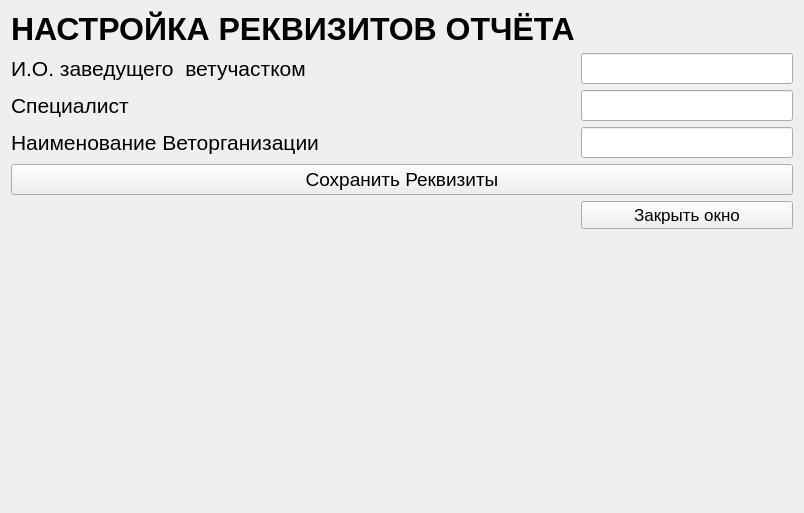
<?xml version="1.0" encoding="UTF-8"?>
<ui version="4.0">
 <class>Form</class>
 <widget class="QWidget" name="Form">
  <property name="geometry">
   <rect>
    <x>0</x>
    <y>0</y>
    <width>804</width>
    <height>513</height>
   </rect>
  </property>
  <property name="windowTitle">
   <string>Изменение реквизитов</string>
  </property>
  <layout class="QFormLayout" name="formLayout">
   <item row="3" column="0">
    <widget class="QLabel" name="label_2">
     <property name="font">
      <font>
       <pointsize>16</pointsize>
      </font>
     </property>
     <property name="text">
      <string>И.О. заведущего  ветучастком</string>
     </property>
    </widget>
   </item>
   <item row="5" column="0">
    <widget class="QLabel" name="label">
     <property name="font">
      <font>
       <pointsize>16</pointsize>
      </font>
     </property>
     <property name="text">
      <string>Специалист</string>
     </property>
    </widget>
   </item>
   <item row="5" column="1">
    <widget class="QLineEdit" name="specialistLineEdit">
     <property name="font">
      <font>
       <pointsize>14</pointsize>
      </font>
     </property>
    </widget>
   </item>
   <item row="7" column="0">
    <widget class="QLabel" name="label_3">
     <property name="font">
      <font>
       <pointsize>16</pointsize>
      </font>
     </property>
     <property name="text">
      <string>Наименование Веторганизации</string>
     </property>
    </widget>
   </item>
   <item row="7" column="1">
    <widget class="QLineEdit" name="vetOrganizationLineEdit">
     <property name="font">
      <font>
       <pointsize>14</pointsize>
      </font>
     </property>
    </widget>
   </item>
   <item row="12" column="0" colspan="2">
    <widget class="QPushButton" name="saveDetailsPushButton">
     <property name="font">
      <font>
       <pointsize>14</pointsize>
      </font>
     </property>
     <property name="text">
      <string>Сохранить Реквизиты</string>
     </property>
    </widget>
   </item>
   <item row="13" column="1">
    <widget class="QPushButton" name="closePushButton">
     <property name="font">
      <font>
       <pointsize>13</pointsize>
      </font>
     </property>
     <property name="text">
      <string>Закрыть окно</string>
     </property>
    </widget>
   </item>
   <item row="0" column="0">
    <widget class="QLabel" name="label_4">
     <property name="font">
      <font>
       <pointsize>24</pointsize>
       <bold>true</bold>
      </font>
     </property>
     <property name="text">
      <string>НАСТРОЙКА РЕКВИЗИТОВ ОТЧЁТА</string>
     </property>
    </widget>
   </item>
   <item row="3" column="1">
    <widget class="QLineEdit" name="managerLineEdit">
     <property name="sizePolicy">
      <sizepolicy hsizetype="Expanding" vsizetype="Fixed">
       <horstretch>1</horstretch>
       <verstretch>0</verstretch>
      </sizepolicy>
     </property>
     <property name="minimumSize">
      <size>
       <width>0</width>
       <height>0</height>
      </size>
     </property>
     <property name="maximumSize">
      <size>
       <width>16777215</width>
       <height>16777215</height>
      </size>
     </property>
     <property name="baseSize">
      <size>
       <width>0</width>
       <height>0</height>
      </size>
     </property>
     <property name="font">
      <font>
       <pointsize>14</pointsize>
      </font>
     </property>
     <property name="text">
      <string/>
     </property>
    </widget>
   </item>
  </layout>
 </widget>
 <resources/>
 <connections/>
</ui>
